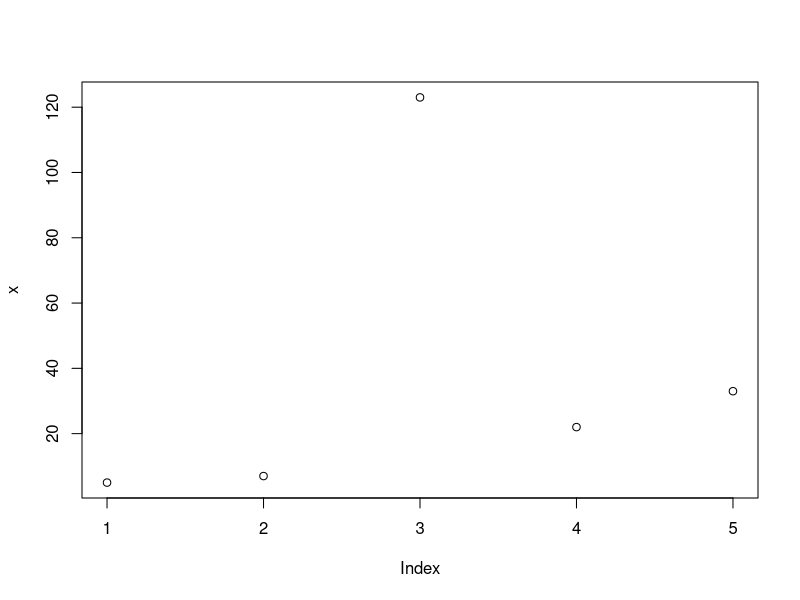
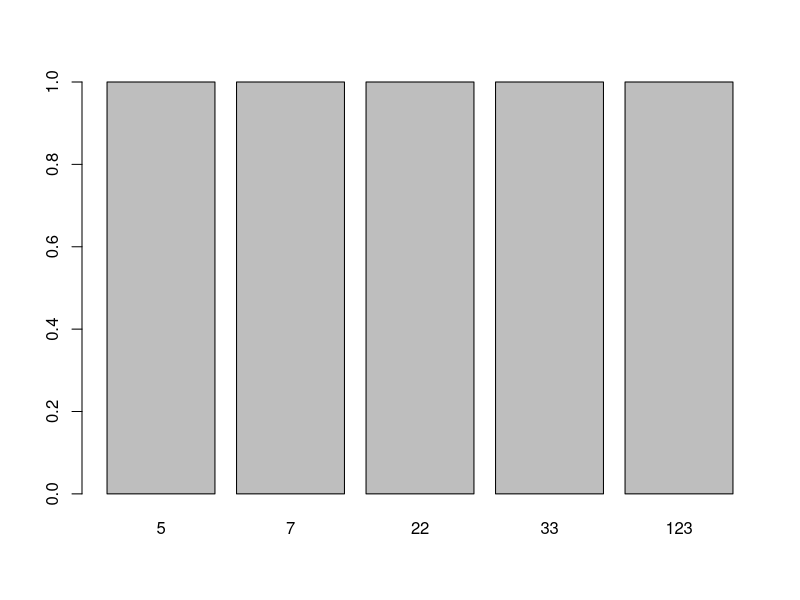

The R script that drew these images, in order:
### Wednesday, 26.02.2020

sum(c(3, 4))
3 + 4
# internally:
"+"(3, 4)

# load dataset
data(iris)

# structure
str(iris)

# show first entries
head(iris$Sepal.Length, 3)

# is this a vector?
is.vector(iris$Sepal.Length)

# create integer vector
class(1:10)

# create integer vector
class(seq(1, 10))

# create numeric vector
class(seq(1, 10, 1))



## Exercises

# 1.

# a.
-2:3


# 2.
# a. Erstellen Sie einen Zeichenvektor mit den ersten 15 Großbuchstaben des Alphabets
#   (Hinweis: ?„Constants“) und weisen Sie das Ergebnis einem Vektor s zu.
s <- LETTERS[1:15]
s

# b. Extrahieren Sie aus s die Buchstaben, die an ungeraden
#    Positionen (1,3,. . . ) stehen.
s[seq(1, length(s), 2)]

# c. Extrahieren Sie aus s die Buchstaben, die an geraden
#    Positionen (2,4,. . . ) stehen.
s[seq(2, length(s), 2)]

# d. Extrahieren Sie aus s alle Buchstaben ab (inklusive)
#    dem Buchstaben D.
s[which(s == "D"):length(s)]


# 3.
set.seed(123)
# a. Erzeugen Sie einen numerischen Vektor v1 der Länge 10 und Werten >= -3 und <= 3.
#    (Hinweis: zB: seq() oder ?sample)
v1 <- sample(-3:3, 10, TRUE)
v1

# b. Erzeugen Sie einen logischen Vektor index, der TRUE für alle negativen
#    Werte von v1 ist.
index <- v1 < 0
v1
index

# c. Indizieren Sie v1 mit dem logischen Vektor und interpretieren Sie das Ergebnis.
v1[index]
# result: all negative values of v1.

# d. Wieviele Elemente hat das Ergebnis von 3c?
length(v1[index])



## Factors

# correct data type has a high impact:
# create numeric vector
x <- c(5, 7, 123, 22, 33)
summary(x)
is.numeric(x)
plot(x)

# make it a factor
x <- factor(x)
summary(x)
plot(x)


groesse <- factor(
  c(2, 3, 1, 1, 1, 2, 3, 3),
  levels = c(1, 2, 3),
  labels = c("klein", "mittel", "gross")
)

levels(groesse)

levels(groesse) <- c("kl","mi","gr")
groesse




## Data Frames


nn <- c("Bernhard", "Matthias", "Angelika")

df1 <- data.frame(
  namen = nn,
  geschl = c("m", "m", "w"),
  groesse = c(185, 182, 165)
)

df1
str(df1)
df1[c(1, 3), ]
df1$namen
df1[df1$groesse <= 180, ]



# Exercises
# 8.

# a. Erzeugen Sie einen Data Frame df aus Cars93 mit den folgenden Variablen:
#    Manufacturer, Type, Price und Luggage.room.
data(Cars93, package = "MASS")

df <- Cars93[ , c("Manufacturer", "Type", "Price", "Luggage.room")]
df

# better (no additional R object):
vars <- c("Manufacturer", "Type", "Price", "Luggage.room")
Cars93[, vars]

# b. Betrachten Sie die Struktur von df.
str(df)

# c. Berechnen Sie die Anzahl der Zeilen und Spalten von df.
nrow(df)
ncol(df)
dim(df)

# d. Extrahieren Sie aus df alle Zeilen, bei denen Volkswagen der
#    Hersteller (Variable Manufacturer) ist und weisen Sie das
#    Ergebnis einem Objekt df2 zu.
df2 <- df[df$Manufacturer == "Volkswagen", ]
df2

# e. Extrahieren Sie auf zwei Arten Variable Price von df2.
df2$Price
df2[, c("Price")]
df2[, "Price"]
df2[, 3]

# f. Geben Sie die Variablennamen von df2 zurück.
colnames(df2)


# Lists

lst <- list(
  v1 = 1:5,
  df = data.frame(x = 1:2, y = 3:4),
  l1 = list(a = "A", b = "B")
)

lst

str(lst)

# access list elements
class(lst[2])       # CAVE: returns a list!
class(lst[[2]])     # correct data type
class(lst$df)       # correct data type

lm1 <- lm(Price ~ Weight, data = Cars93)
lm1
lm1$coefficients


# Exercises

# 5.
# a. Erzeugen Sie eine Liste ll mit insgesamt 3 Listenelementen:
#        v1: numerischer Vektor der Länge 10
#        v2: character Vektor der Länge 15
#        v3: logischer Vektor der Länge 5
ll <- list(v1 = sample(10),
           v2 = letters[1:15],
           v3 = sample(c(TRUE, FALSE), size = 5, replace = TRUE))
ll$v1
class(ll$v1)
ll$v2
class(ll$v2)
ll$v3
class(ll$v3)

# b. Extrahieren Sie aus ll das Element v2 und geben Sie das
#    Ergebnis als Liste zurück.
ll["v2"]
class(ll["v2"])

# c. Extrahieren Sie aus ll das Element v3 und geben Sie das
#    Ergebnis als Vektor zurück.
ll$v3
class(ll$v3)

# d. Extrahieren Sie aus ll die ersten drei Elemente von v1
#    und geben Sie das Ergebnis als Vektor zurück.
ll$v1[1:3]
ll[["v1"]][1:3]

# Geben Sie die Namen der Listenelemente zurück.
names(ll)





## Functions

moments <- function(x, n = 2) {
  x ^ n
}

moments(3)
moments(n = 2, 3)
moments(2, x = 3)
moments(n = 2, x = 3)
moments(x = 3, n = 2)


mystats <- function(x, text = FALSE) {
  result <- c(median(x), sd(x), mad(x))
  names(result) <- c("Median", "SD", "MAD")
  if(text) {
    cat("Es hat geschneit\n")
  }
  return(result)
}

x <- rnorm(50)
mystats(x)
mystats(x, TRUE)



# Datenmanipulation (using dplyr)
library(dplyr)

# Keyboard shortcut for %>%:
# Cmd + Shift + M

iris <- as_tibble(iris)
iris
class(iris)

# slice() - choose rows
iris %>% slice(1)


# filter() - only rows matching conditions
iris %>% filter(Species == "setosa" & Petal.Width > 0.3)



# select() - columns / variables


# arrange() - sort
iris %>% arrange(desc(Species), Petal.Width, Petal.Length)


# mutate() - create new variables / columns


# group_by() - group data


# sumarize() - calculate statistics
# 



# Exercises "datenmanipulation_beispiel"
data(Cars93, package = "MASS")

# 1.
# 1a)
str(Cars93)
?MASS::Cars93

# 1b)
df <- as_data_frame(Cars93)
df

# 1c)
df %>%
  filter(Horsepower < 100) %>% 
  nrow

# 1d) Entfernen Sie die Variable Rev.per.mile.
df %>% 
  select(-Rev.per.mile) %>% 
  colnames

# 1e) Ordnen Sie den Datensatz absteigend nach Variable Cylinders und innerhalb
#     von Cylinders aufsteigend nach Passengers. Geben Sie anschließend nur
#     diese beiden Variablen aus.
df %>% 
  arrange(desc(Cylinders), Passengers) %>% 
  select(Cylinders, Passengers)


# 1f) Benennen Sie Variable Horsepower um. Der neue Name soll PS sein.
df %>% 
  rename(PS = Horsepower) %>% 
  colnames


# 2a) Berechnen Sie auf Variable MPG.city die Variable liter_km_city
#     dabei gilt: liter_km_city ~ 235.2146 / MPG.city
df %>% 
  mutate(liter_km_city = 235.2146 / MPG.city) %>% 
  select(liter_km_city, MPG.city)


# 2b) Erstellen Sie eine Variable 'Preiskategorie' die den Wert 'billig'
#     aufweist, wenn Variable Price kleiner dem 0.25er Quantil ist
#     (Hinweise: ?ifelse oder ?cut und ?quantile) und 'nicht billig' sonst.

# 2d) Berechnen Sie für billige und nicht billige Autos (Variable Preiskategorie)
#     folgende Werte:
#        die Gruppengröße
#        die mittlere PS-Anzahl (Variable PS)
#        den Durschnittsverbrauch in der Stadt (Variable liter_km_city)

df %>% 
  rename(PS = Horsepower) %>% 
  mutate(liter_km_city = 235.2146 / MPG.city) %>% 
  mutate(Preiskategorie = case_when(Price < quantile(df$Price)["25%"] ~ "billig",
                                    Price >= quantile(df$Price)["25%"] ~ "nicht billig")) %>% 
  group_by(Preiskategorie) %>% 
  summarise(count = n(),
            mean_PS = mean(PS),
            mean_l_km_city = mean(liter_km_city))
